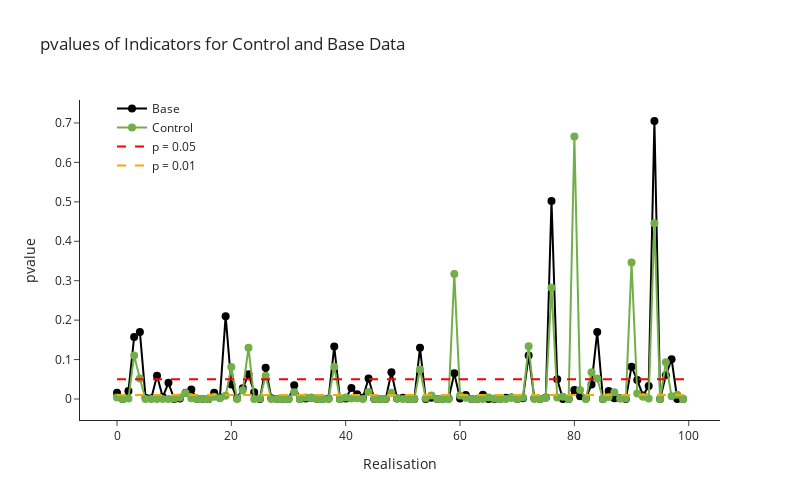

Notebook cell for this chart:
### Code cell
fig = go.Figure()
fig.add_trace(go.Scatter(
    x=np.arange(len(slopes_base)),
    y=pvalues_base,
    mode='lines+markers',
    name='Base',
    marker=dict(color='black', size=8)
)
)
fig.add_trace(go.Scatter(
    x=np.arange(len(slopes_control)),
    y=pvalues_control,
    mode='lines+markers',
    name='Control',
    marker=dict(color='rgb(115,175,72)', size=8)
)
)
fig.add_trace(go.Scatter(x=[0,100], y=[0.05, 0.05],
    mode='lines',
    line=dict(color='red', width=2, dash='dash'),
    name='p = 0.05',
    showlegend=True))

fig.add_trace(go.Scatter(x=[0,100], y=[0.01, 0.01],
    mode='lines',
    line=dict(color='orange', width=2, dash='dash'),
    name='p = 0.01',
    showlegend=True))

fig.update_layout(
    title='pvalues of Indicators for Control and Base Data',
    xaxis_title='Realisation',
    yaxis_title='pvalue',
    height=500,
    width=800,
    template='simple_white',
    legend=dict(yanchor='bottom', y=0.75, x=0.05)

)

fig.show()

### Figure 1 — Plotly figure (JSON) as saved in the notebook; plotly's stock layout.template omitted (floating-point values rounded to 4 significant figures)
{"data": [{"marker": {"color": "black", "size": 8}, "mode": "lines+markers", "name": "Base", "type": "scatter", "x": [0, 1, 2, 3, 4, 5, 6, 7, 8, 9, 10, 11, 12, 13, 14, 15, 16, 17, 18, 19, 20, 21, 22, 23, 24, 25, 26, 27, 28, 29, 30, 31, 32, 33, 34, 35, 36, 37, 38, 39, 40, 41, 42, 43, 44, 45, 46, 47, 48, 49, 50, 51, 52, 53, 54, 55, 56, 57, 58, 59, 60, 61, 62, 63, 64, 65, 66, 67, 68, 69, 70, 71, 72, 73, 74, 75, 76, 77, 78, 79, 80, 81, 82, 83, 84, 85, 86, 87, 88, 89, 90, 91, 92, 93, 94, 95, 96, 97, 98, 99], "y": [0.016, 0, 0.02, 0.157, 0.17, 0.003, 0.002, 0.059, 0.005, 0.041, 0, 0.001, 0.016, 0.024, 0, 0, 0, 0.016, 0.004, 0.21, 0.037, 0.001, 0.027, 0.063, 0.017, 0, 0.079, 0.002, 0, 0, 0, 0.035, 0, 0.001, 0.003, 0, 0, 0.001, 0.133, 0, 0.001, 0.028, 0.012, 0.003, 0.052, 0, 0, 0, 0.068, 0.001, 0.003, 0, 0, 0.13, 0, 0.003, 0, 0, 0.001, 0.065, 0.001, 0.01, 0, 0, 0.011, 0, 0, 0, 0.003, 0.004, 0, 0.002, 0.11, 0.002, 0, 0.004, 0.502, 0.05, 0, 0, 0.023, 0.007, 0.001, 0.037, 0.17, 0, 0.02, 0.002, 0.002, 0, 0.082, 0.048, 0.009, 0.033, 0.705, 0, 0.06, 0.101, 0, 0]}, {"marker": {"color": "rgb(115,175,72)", "size": 8}, "mode": "lines+markers", "name": "Control", "type": "scatter", "x": [0, 1, 2, 3, 4, 5, 6, 7, 8, 9, 10, 11, 12, 13, 14, 15, 16, 17, 18, 19, 20, 21, 22, 23, 24, 25, 26, 27, 28, 29, 30, 31, 32, 33, 34, 35, 36, 37, 38, 39, 40, 41, 42, 43, 44, 45, 46, 47, 48, 49, 50, 51, 52, 53, 54, 55, 56, 57, 58, 59, 60, 61, 62, 63, 64, 65, 66, 67, 68, 69, 70, 71, 72, 73, 74, 75, 76, 77, 78, 79, 80, 81, 82, 83, 84, 85, 86, 87, 88, 89, 90, 91, 92, 93, 94, 95, 96, 97, 98, 99], "y": [0.004, 0, 0.001, 0.11, 0.052, 0, 0, 0, 0, 0, 0.001, 0.004, 0.015, 0.002, 0, 0, 0, 0.006, 0.002, 0.008, 0.081, 0, 0.022, 0.13, 0, 0.001, 0.059, 0, 0, 0, 0, 0.017, 0, 0.004, 0.003, 0, 0, 0, 0.082, 0, 0.004, 0.001, 0.002, 0, 0.018, 0, 0, 0, 0.016, 0.002, 0, 0, 0, 0.075, 0.002, 0.009, 0, 0, 0, 0.317, 0.009, 0.003, 0, 0, 0, 0.004, 0.001, 0, 0, 0.004, 0, 0.004, 0.134, 0, 0, 0.003, 0.282, 0.004, 0.006, 0, 0.666, 0.023, 0, 0.068, 0.052, 0, 0.005, 0.017, 0.001, 0.001, 0.346, 0.014, 0.006, 0.001, 0.446, 0, 0.093, 0.007, 0.011, 0]}, {"line": {"color": "red", "dash": "dash", "width": 2}, "mode": "lines", "name": "p = 0.05", "showlegend": true, "type": "scatter", "x": [0, 100], "y": [0.05, 0.05]}, {"line": {"color": "orange", "dash": "dash", "width": 2}, "mode": "lines", "name": "p = 0.01", "showlegend": true, "type": "scatter", "x": [0, 100], "y": [0.01, 0.01]}], "layout": {"height": 500, "legend": {"x": 0.05, "y": 0.75, "yanchor": "bottom"}, "title": {"text": "pvalues of Indicators for Control and Base Data"}, "width": 800, "xaxis": {"title": {"text": "Realisation"}}, "yaxis": {"title": {"text": "pvalue"}}}}
